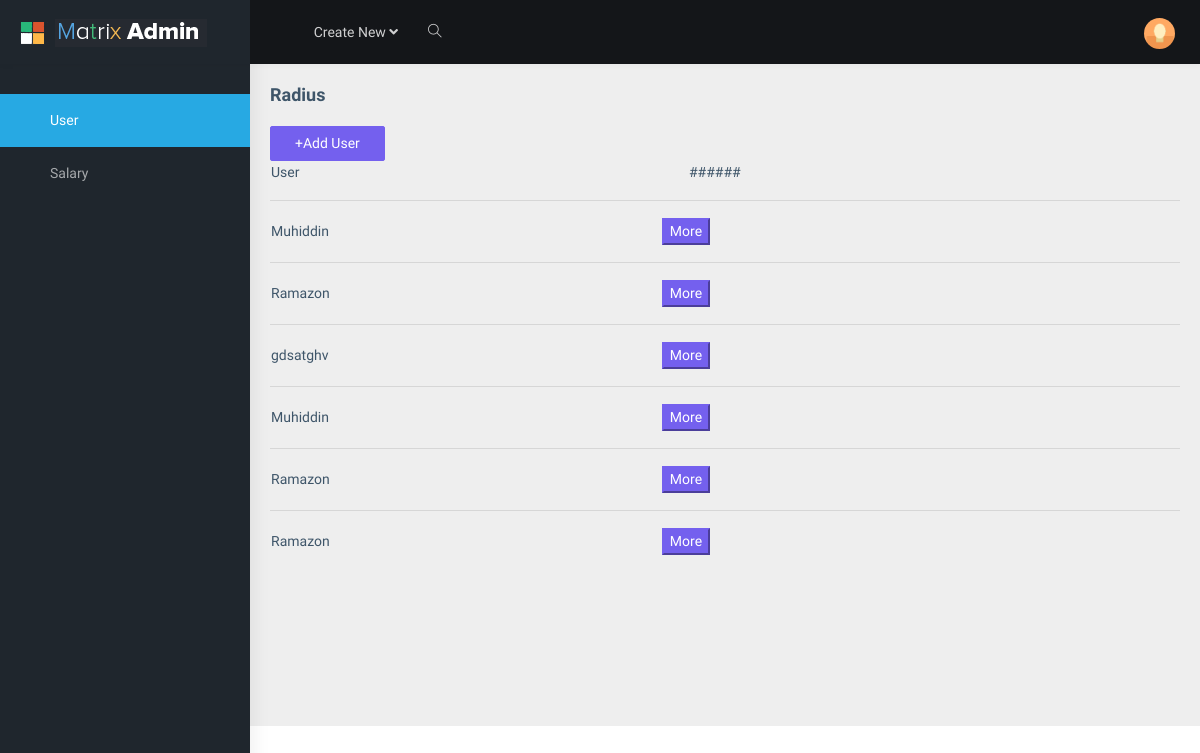
Page /api/admin/users (signed in) on the earlier database version.
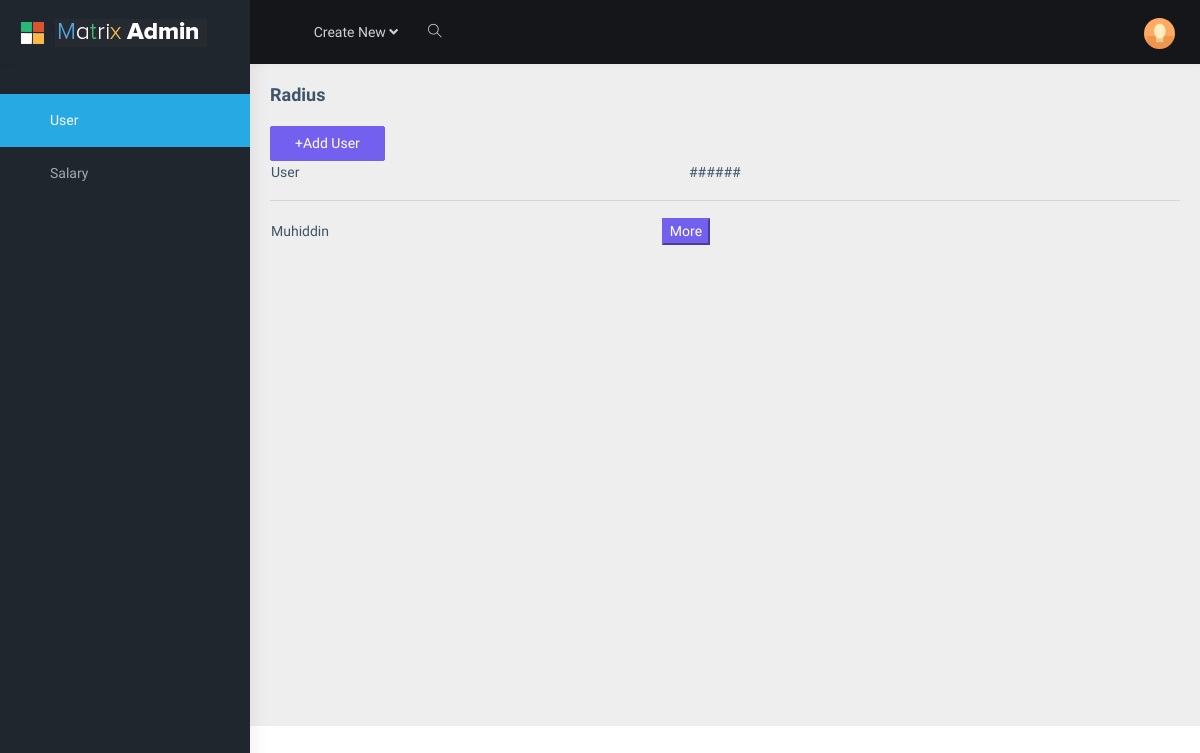
Same page on the later database version.
### salary/models.py (models this page shows, shortened)
class Workers(models.Model):
    CHOICES = (
        ('true', 'TRUE'),
        ('false', 'FALSE')
    )
    full_name = models.CharField(max_length=125)
    phone = models.CharField(max_length=12)
    age = models.IntegerField(default=0)
    job = models.CharField(max_length=125)
    birthday = models.DateField(auto_now=False, auto_now_add=False, blank=True, null=True)
    salary = models.IntegerField(default=0)
    telegram_id = models.CharField(max_length=125)
    bons = models.IntegerField(default=0)
    fine = models.IntegerField(default=0)
    give = models.IntegerField(default=0)
    residue = models.IntegerField(default=0)
    step = models.IntegerField(default=0)
    clock_in = models.TimeField(blank=True, null=True)
    clock_out = models.TimeField(blank=True, null=True)
    month = models.DateField(blank=True, null=True)
    image = models.CharField(blank=True, null=True, max_length=125)
    type = models.CharField(max_length=12, blank=True, null=True)
    status = models.CharField(max_length=25, choices=CHOICES, default='true', blank=True, null=True)

### salary/views.py (the view)
# urls.py: path('users', UserView.as_view(), name='users'),
class UserView(TemplateView):
    model = Workers
    def get(self, request, *args, **kwargs):
        if not request.user.is_authenticated:
            return HttpResponseRedirect(reverse_lazy('login'))
        context = super().get_context_data(**kwargs)
        context['users'] = Workers.objects.all()
        return render(request, 'admin/users.html', context)

### salary/templates/admin/users.html
{% extends 'base.html' %}
{% load static %}
{% block content %}
    <table>
        <a href="{% url 'adduser' %}"><button class="btn btn-primary px-4">+Add User</button></a>
    <tr>
        <td style="width: 35%;">User</td>
        <td style="width: 10%;">######</td>
    </tr>
        </table>
    {% for user in users%}
        <table>
    <tr>
        <td style="width: 35%;">{{user.full_name}}</td>
        <td style="width: 10%;"> <a href="{%url 'userprofil' user.id %}"><button class="btn-primary">More</button></a></td>
        <hr>
    </tr>
        </table>
    {% endfor %}
{% endblock %}

### salary/templates/base.html (shortened to what this page needs)
{% load static %}
<!DOCTYPE html>
<html dir="ltr" lang="en">
<head>
    <link href="{% static 'dashboard/assets/libs/flot/css/float-chart.css' %}" rel="stylesheet">
    <link href="{% static 'dashboard/css/style.min.css'%}" rel="stylesheet">
</head>
<body>
    <div id="main-wrapper">
        <header class="topbar" data-navbarbg="skin5">
            <nav class="navbar top-navbar navbar-expand-md navbar-dark">
                <div class="navbar-header" data-logobg="skin5">
                    <a class="navbar-brand" href="index.html">
                        <b class="logo-icon p-l-10">
                            <img src="{% static 'dashboard/assets/images/logo-icon.png'%}" alt="homepage" class="light-logo" />
                        </b>
                        <span class="logo-text">
                             <img src="{% static 'dashboard/assets/images/logo-text.png'%}" alt="homepage" class="light-logo" />
                        </span>
                    </a>
                </div>
                <div class="navbar-collapse collapse" id="navbarSupportedContent" data-navbarbg="skin5">
                    <ul class="navbar-nav float-left mr-auto">
                        <li class="nav-item d-none d-md-block"><a class="nav-link sidebartoggler waves-effect waves-light" href="javascript:void(0)" data-sidebartype="mini-sidebar"><i class="mdi mdi-menu font-24"></i></a></li>
                        <li class="nav-item dropdown">
                            <a class="nav-link dropdown-toggle" href="#" id="navbarDropdown" role="button" data-toggle="dropdown" aria-haspopup="true" aria-expanded="false">
                             <span class="d-none d-md-block">Create New <i class="fa fa-angle-down"></i></span>
                            </a>
                        </li>
                        <li class="nav-item search-box"> <a class="nav-link waves-effect waves-dark" href="javascript:void(0)"><i class="ti-search"></i></a>
                        </li>
                    </ul>
                    <ul class="navbar-nav float-right">
                        <li class="nav-item dropdown">
                            <a class="nav-link dropdown-toggle text-muted waves-effect waves-dark pro-pic" href="" data-toggle="dropdown" aria-haspopup="true" aria-expanded="false"><img src="{% static 'dashboard/assets/images/users/1.jpg'%}" alt="user" class="rounded-circle" width="31"></a>
                        </li>
                    </ul>
                </div>
            </nav>
        </header>
        <aside class="left-sidebar" data-sidebarbg="skin5">
            <div class="scroll-sidebar">
                <nav class="sidebar-nav">
                    <ul id="sidebarnav" class="p-t-30">
                        <li class="sidebar-item"> <a class="sidebar-link waves-effect waves-dark sidebar-link" href="{% url 'users' %}" aria-expanded="false"><i class="mdi mdi-view-dashboard"></i><span class="hide-menu">User</span></a></li>
                        <li class="sidebar-item"> <a class="sidebar-link waves-effect waves-dark" href="{% url 'search' %}" aria-expanded="false"><i class="mdi mdi-view-dashboard"></i><span class="hide-menu">Salary</span></a></li>
                    </ul>
                </nav>
            </div>
        </aside>
        <div id="main-wrapper">
        <div class="page-wrapper">
            <div class="page-breadcrumb">
                <div class="row">
                    <div class="col-12 d-flex no-block align-items-center">
                        <h4 class="page-title">Radius</h4>
                    </div>
                </div>
            </div>
            <div class="container-fluid">
{% block content%}
{% endblock content%}
            </div>
        </div>
        </div>
    </div>
</body>
</html>

Differences in the rows shown:
removed Workers: full_name "Ramazon"
removed Workers: full_name "gdsatghv"
removed Workers: full_name "Muhiddin"
removed Workers: full_name "Ramazon"
removed Workers: full_name "Ramazon"
